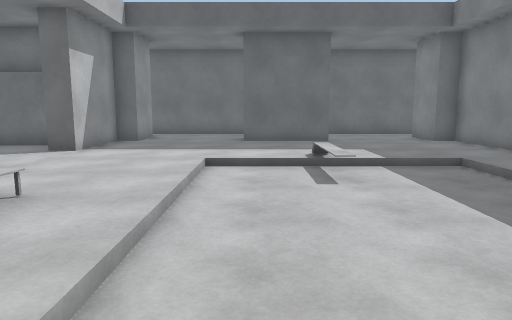
[1] (above)

24 first-person views from a walk through a scene from a Unity 3-D project. The camera is 1.4 m above the floor, tilts 8° down and sees 70° across. The floor is counted in squares, 1 m on a side. Each view is taken from the middle of a square. On the plan, view 1 faces up. The plan holds only what a view shows up to about 16 squares ahead; the rest is blank. The place goes on beyond the plan. The player is left out.

[2]
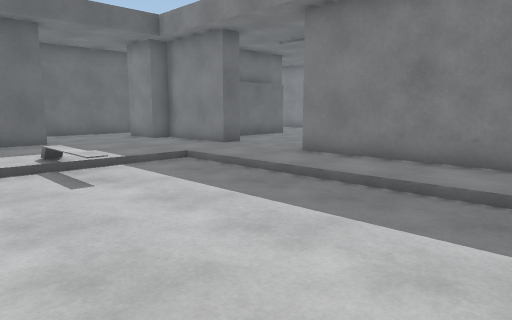

[3]
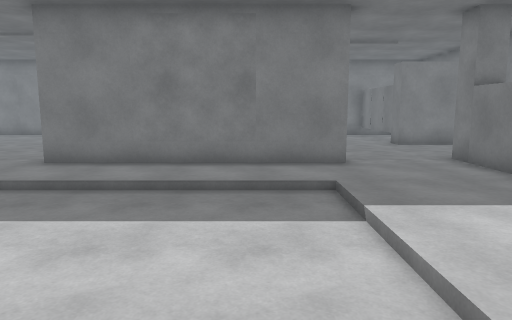

[4]
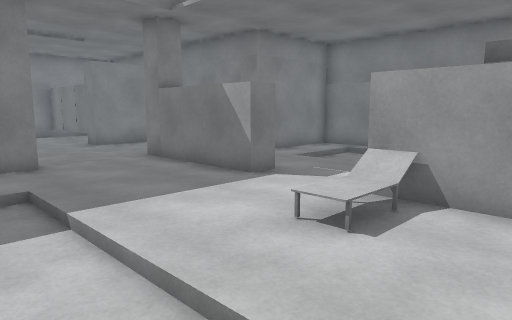

[5]
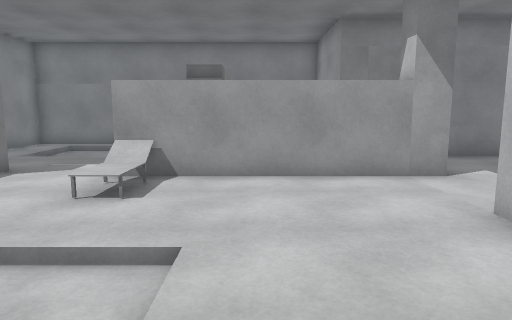

[6]
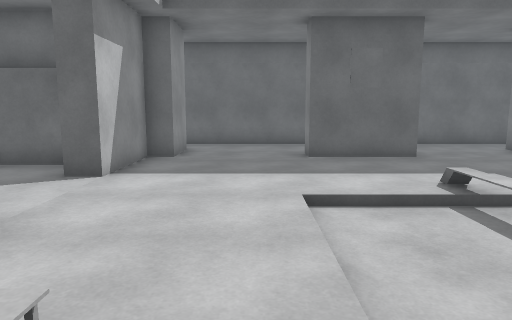

[7]
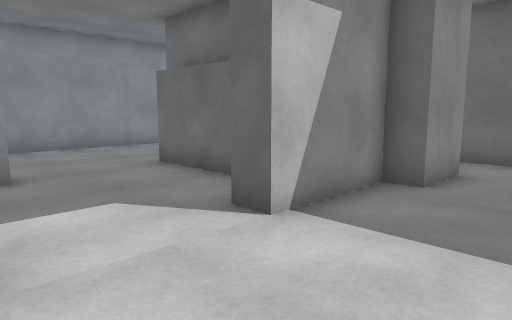

[8]
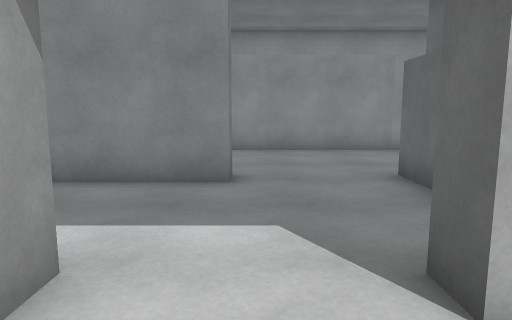

[9]
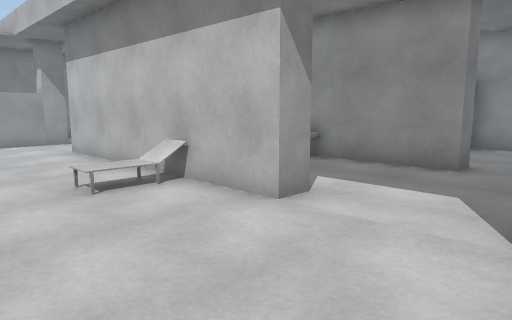

[10]
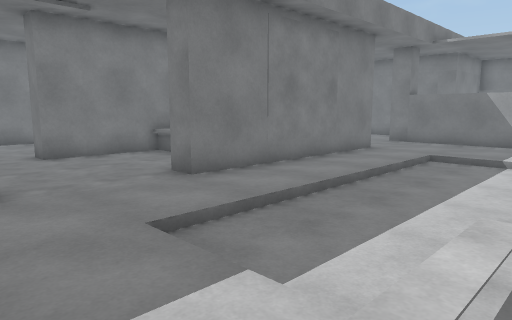

[11]
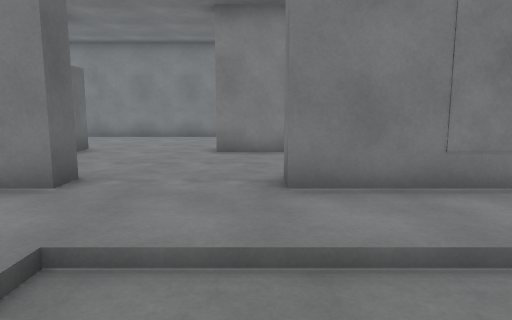

[12]
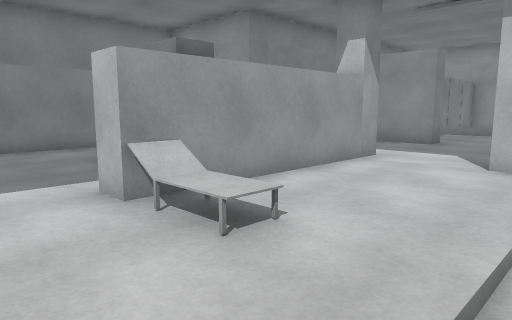

[13]
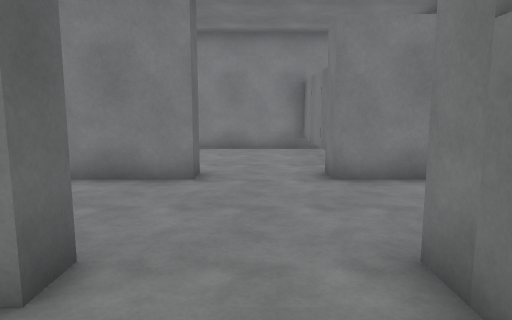

[14]
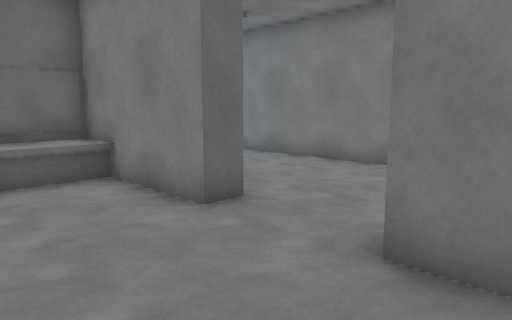

[15]
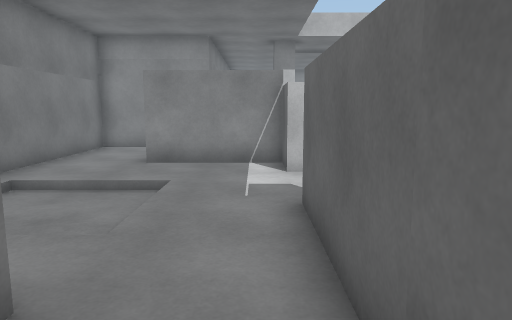

[16]
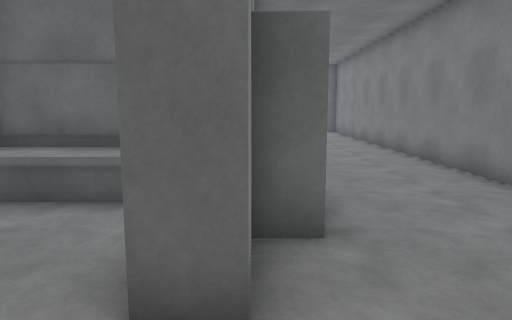

[17]
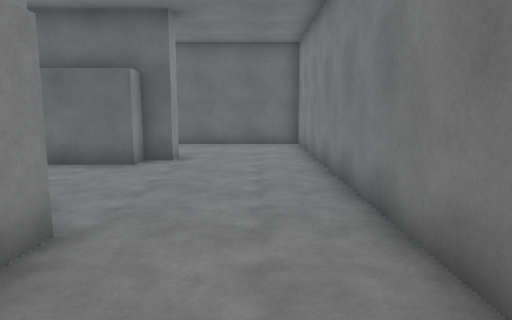

[18]
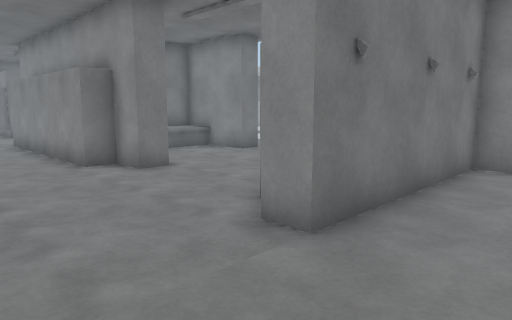

[19]
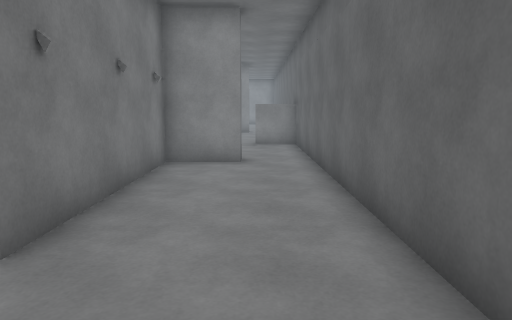

[20]
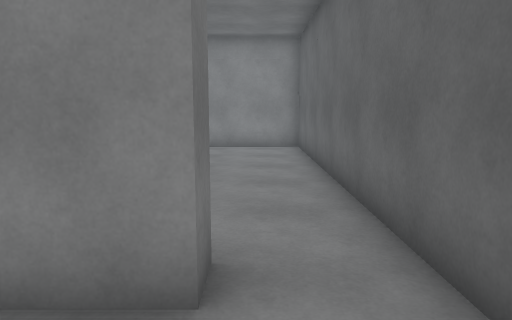

[21]
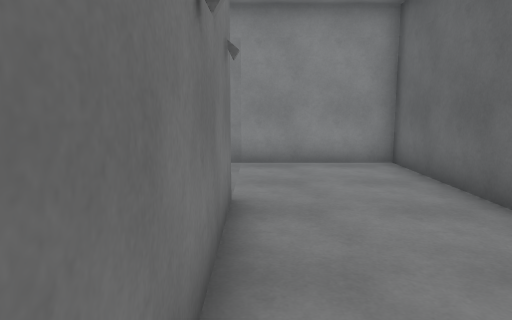

[22]
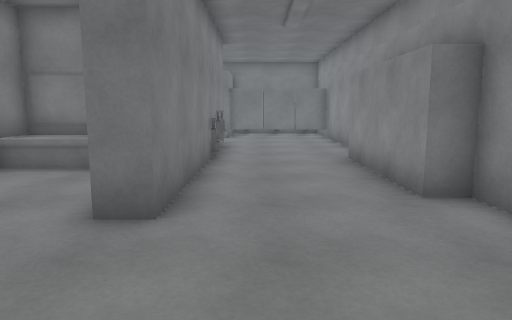

[23]
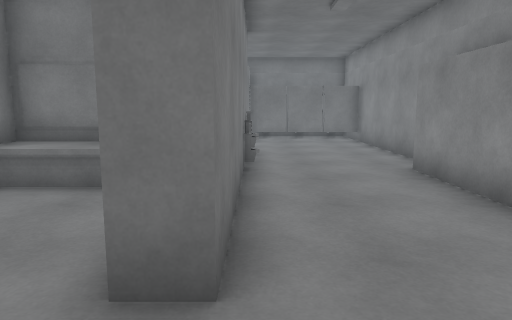

[24]
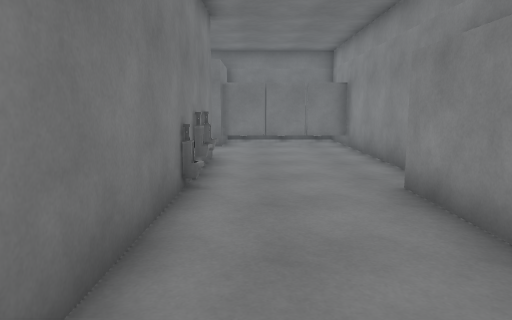

### Floor plan
Key: @ floor where view 1 was taken; # wall or solid block; . main floor; - floor 0.25 m lower than the main floor; / step, stairs or slope; = window, fence, low wall or low ledge; ^ raised ledge.
Columns run from 16 left of view 1 to 18 right of it. Each row starts with its distance up from view 1.
 18 #################  ################
 17 #................  #..............#
 16 #................  #..............#
 15 #..........#.....  ....#..........#
 14 #........ .#....###....#..........#
 13 #....#######...........#######....#
 12 #....#######............#  ###....#
 11 #.........##............#.........#
 10 #................./...............#
  9 #..............///////............#
  8 #....##......../--/--/......##....#
  7 ##...##...##.../--/--/......###...#
  6  #...##...##.../-----/..#...###...#
  5  #...##^^^##////-----/..#^^^###...#
  4  #...## ^^##////-----/..#^^ ^ #...#
  3  #...#  ####.../-----/..#######...#
  2  ....#     #.../-----/..#^^^^ #...#
  1 #....#     #.../-----/..#^^^###...#
  0 #....#     #.../@----/..#...###...#
 -1 #....#     #............#...##....#
 -2 #.....  ..........................#
 -3 #.................................#
 -4 #...............#=................#
 -5 #######....#######..#####...#######
 -6       #...     #........ ...#
 -7       #...     #........    #
 -8       ###      #../--/.#
 -9               ..../--/.#
-10            #....../--/.#
-11            #....../ //.#
-12            #######  ####

Positions as (right, up) in squares from view 1, and headings:
1: (0, 0), facing up
2: (-1, 0), facing up-right
3: (-2, 1), facing right
4: (-2, 1), facing down-right
5: (-2, 3), facing down
6: (-2, 3), facing up
7: (-2, 7), facing up-left
8: (-3, 9), facing left
9: (-1, 11), facing down-left
10: (1, 11), facing down-right
11: (2, 7), facing right
12: (3, 0), facing down-left
13: (5, -3), facing right
14: (9, -6), facing up-right
15: (9, -6), facing left
16: (13, -4), facing up
17: (16, 3), facing up
18: (17, 16), facing down-left
19: (17, 16), facing left
20: (-2, 16), facing left
21: (-6, 14), facing left
22: (-12, 13), facing down
23: (-11, 11), facing down
24: (-12, 9), facing down
